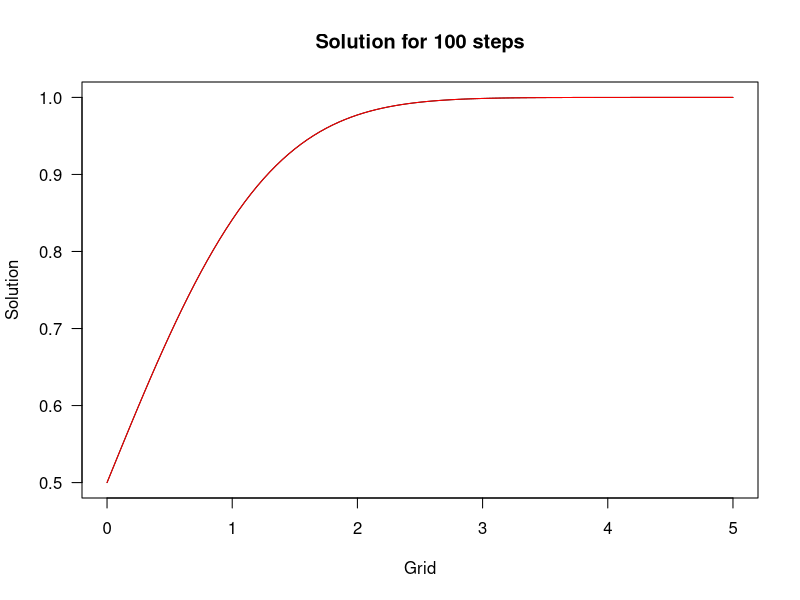

The R script that drew this image:
# Schemat Heuna

f <- function(t, x){ 1/sqrt(2 * pi) * exp(-t^2/2)}
LowerLimit <- 0
UpperLimit <- 5
method <- 'Heun'
NumberOfSteps <- 100
h <- (UpperLimit - LowerLimit)/NumberOfSteps
x0 <- 0.5
Grid <- seq(LowerLimit, UpperLimit, h)
True <- function(t){ pnorm(t)}


SolveEq <- function(NumberOfSteps, LowerLimit, UpperLimit, f, x0, True, method = 'Heun', LocalError = FALSE){
  
  #print('Only simple Euler method is admissible')
  
  h <- (UpperLimit - LowerLimit)/NumberOfSteps
  Fun <- rep(x0, NumberOfSteps + 1)
  Real <- rep(x0, NumberOfSteps + 1)
  Grid <- seq(LowerLimit, UpperLimit, h)
  print(paste('Step =',h))
  print(paste('Starting point =', x0))
  
  for(i in 1:NumberOfSteps + 1){
    Fun[i] <- ifelse(i == 1, x0, Fun[i - 1] + h/2 * 
                       (f(Grid[i-1], Fun[i-1]) + f(Grid[i], Fun[i-1] + h * f(Grid[i-1], Fun[i-1]))))
    Real[i] <- True(Grid[i])
  }
  Solution <- data.frame(Fun = Fun, Grid = Grid)
  plot(Solution$Grid, Solution$Fun, type = 'l', main = paste('Solution for', NumberOfSteps, 'steps'),
       xlab = 'Grid', ylab = 'Solution', las = 1)
  lines(Solution$Grid, Real, col = 'red')
  if(LocalError){
    print(paste("Local error:", LocalError(True, Grid, h, 1, f, NumberOfSteps)))
  }
  return(Solution)
}

Sol <- SolveEq(NumberOfSteps, LowerLimit, UpperLimit, f, x0, True)